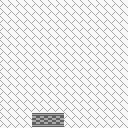

This is a level from a 2D game, rendered from its Tiled map with the project's own tilesets. A one-line summary and the map file follow, with tile-layer data summarised:
An orthogonal 8x8 tile map with 16x16 px tiles, 1 tile layer (Base), 3 hidden layers not drawn.

<map version="1.2" tiledversion="1.2.4" orientation="orthogonal" renderorder="right-down" width="8" height="8" tilewidth="16" tileheight="16" infinite="0" backgroundcolor="#181010" nextlayerid="5" nextobjectid="1">
 <properties>
  <property name="BorderCollide" type="bool" value="true" />
 </properties>
 <tileset firstgid="1" source="../../tilesets/Indoors.tsx" />
 <layer id="1" name="Base" width="8" height="8">
  <data>[64 cells, 64 non-empty, 2 distinct tile ids]</data>
 </layer>
 <layer id="2" name="Furnature" width="8" height="8" visible="0">
  <data>[64 cells, 1 non-empty, 1 distinct tile ids]</data>
 </layer>
 <layer id="3" name="Collision" width="8" height="8" visible="0">
  <data>[64 cells, 15 non-empty, 11 distinct tile ids]</data>
 </layer>
 <layer id="4" name="Plants" width="8" height="8" visible="0">
  <data>[64 cells, 2 non-empty, 1 distinct tile ids]</data>
 </layer>
</map>
